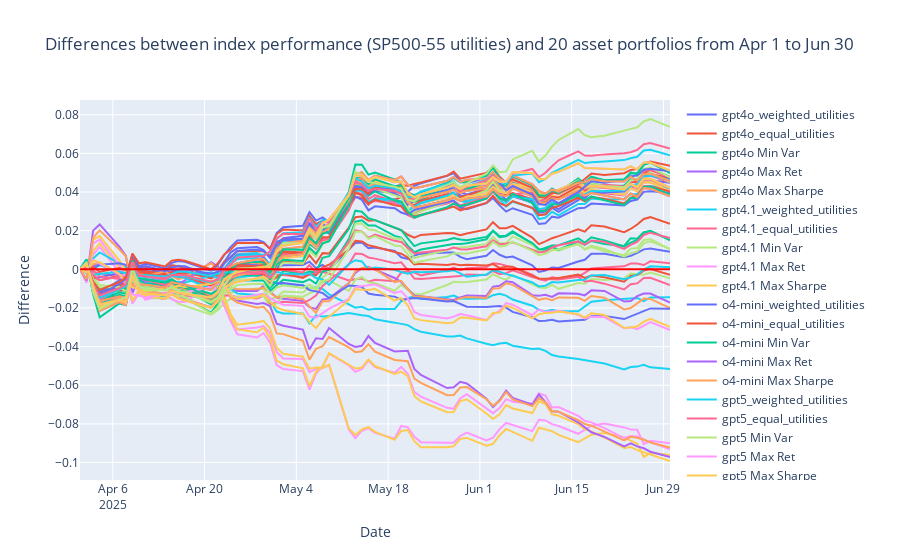

Write notebook code for a chart like this one.
### Markdown cell above
The table above is used to compose the Table 5.2 with portfolio performances based on out-of-sample cumulative returns.

### Code cell
outsample_data_diff_comp = cumulative_returns_diff_comp.loc[outsample_startdate:outsample_enddate]

fig = go.Figure()

for column in outsample_data_diff_comp.columns:
    fig.add_trace(go.Scatter(x=outsample_data_diff_comp.index.sort_values(),
                                y=outsample_data_diff_comp[column],
                                mode='lines',
                                name=column))
    

fig.add_trace(go.Scatter(x=outsample_data.index.sort_values(),
                            y=np.array([0] * len(outsample_data)),
                            mode='lines',
                            name='Zero Line',
                            line=dict(width=2, color='red')))

num_asset = len(df_sector)
fig.update_layout(
    title=f'Differences between index performance ({full_ticker} {sector_name}) and {num_asset} asset portfolios from Apr 1 to Jun 30',
    xaxis_title='Date',
    yaxis_title='Difference',
    hovermode="x unified"
)

fig.show()
